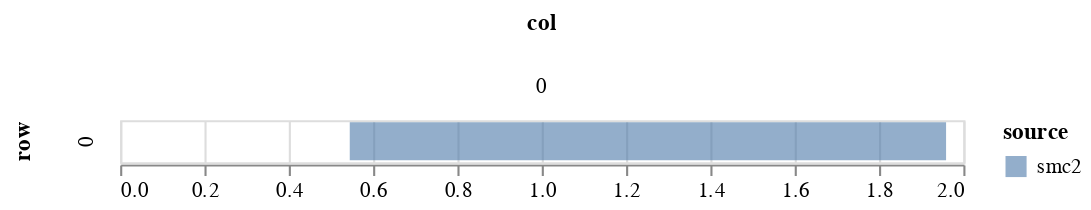

Write notebook code for a chart like this one.
### Markdown cell above
## Plot quantiles

### Code cell
param = 'beta'
df = get_post_df(ps_smc2[param])
df_quant = df.groupby(['row', 'col'])[['value']].quantile(0.025).reset_index()
df_quant.rename({'value':'q1'}, axis=1, inplace=True)
df_quant2 = df.groupby(['row', 'col'])[['value']].quantile(0.975).reset_index()
df_quant2.rename({'value':'q2'}, axis=1, inplace=True)

df = df_quant.merge(df_quant2, on=['row', 'col'])

# simple quantile chart
df['source'] = 'smc2'
c1 = alt.Chart(df[df.row==0]).mark_bar(opacity=0.6).encode(
        alt.X('q1', title=None),
        alt.X2('q2', title=None),
        alt.Row('row'),
        alt.Column('col'),
        alt.Color('source')
)
c1

### Figure 1 — Vega-Lite specification as saved in the notebook (floating-point values rounded to 4 significant figures)
{"config": {"view": {"continuousWidth": 400, "continuousHeight": 300}}, "data": {"name": "data-993f87400bef274db58ffe3f9b53db48"}, "mark": {"type": "bar", "opacity": 0.6}, "encoding": {"color": {"type": "nominal", "field": "source"}, "column": {"type": "quantitative", "field": "col"}, "row": {"type": "quantitative", "field": "row"}, "x": {"type": "quantitative", "field": "q1", "title": null}, "x2": {"field": "q2", "title": null}}, "$schema": "https://vega.github.io/schema/vega-lite/v4.8.1.json", "datasets": {"data-993f87400bef274db58ffe3f9b53db48": [{"row": 0, "col": 0, "q1": 0.5446, "q2": 1.959, "source": "smc2"}]}}
